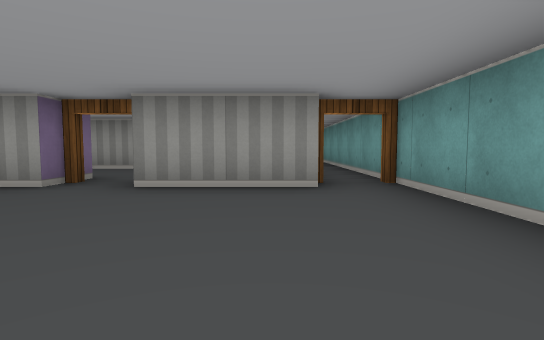
view 1 (above)

19 first-person views from a walk through a cub3D level. The camera is about half as high as the walls, tilts 4° down and sees 80° across. The floor is counted in squares. Each view is taken from the middle of a square. On the plan, view 1 faces up. The plan holds only what a view shows up to about 9 squares ahead; the rest is blank.

view 2
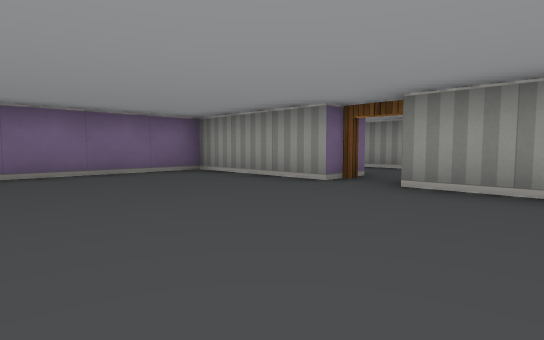

view 3
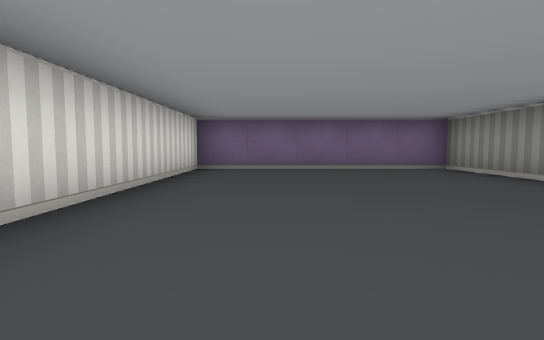

view 4
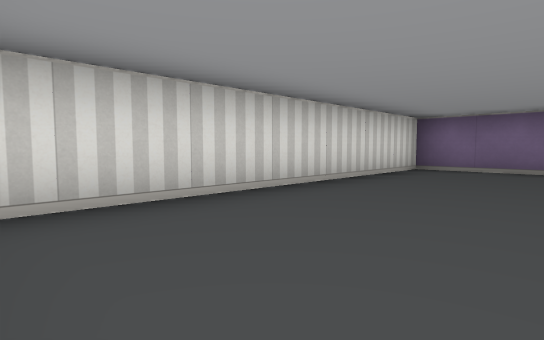

view 5
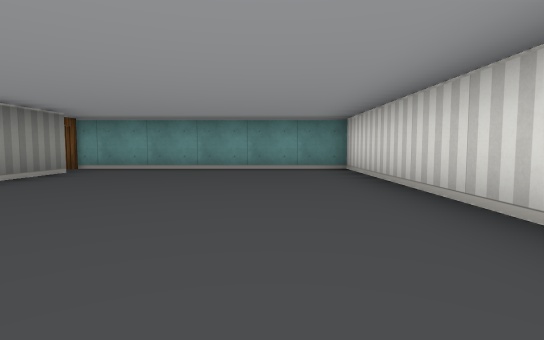

view 6
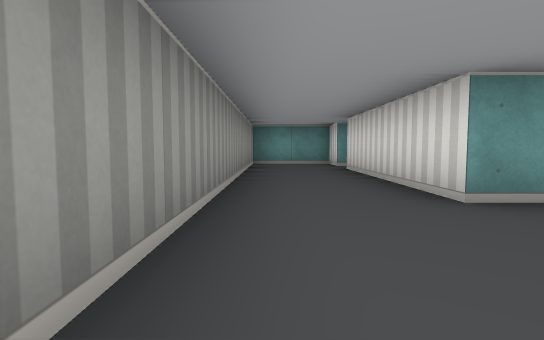

view 7
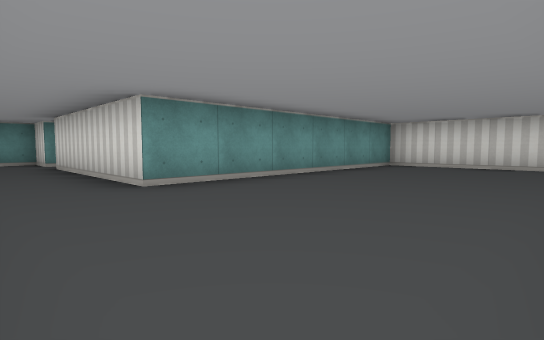

view 8
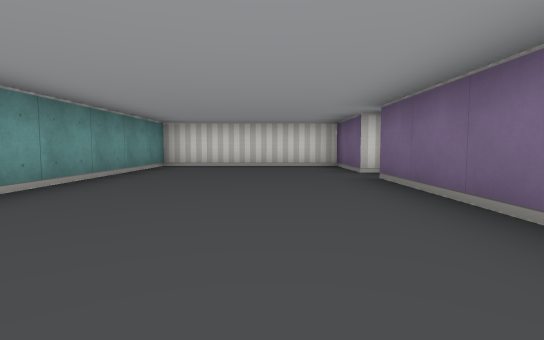

view 9
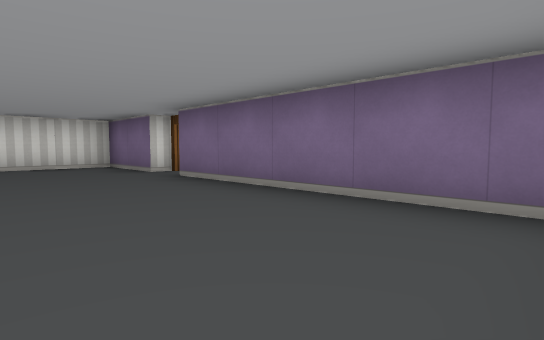

view 10
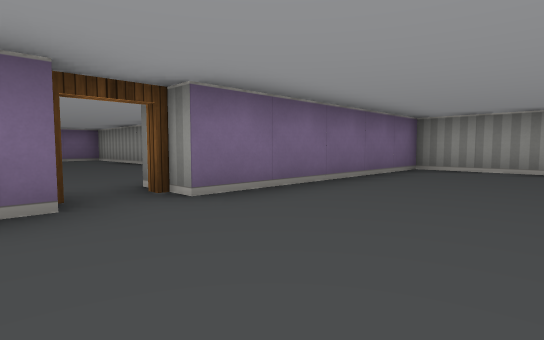

view 11
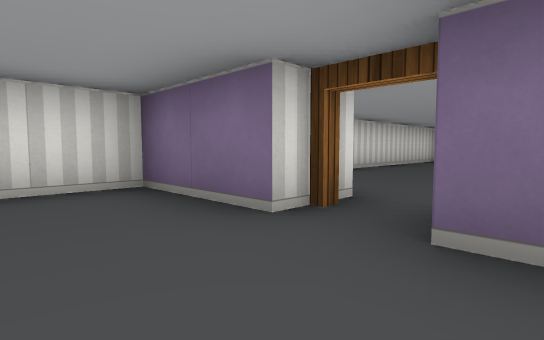

view 12
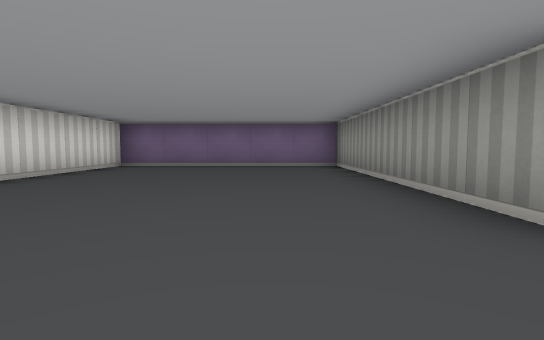

view 13
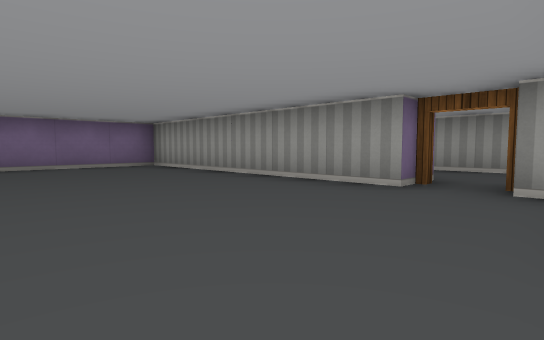

view 14
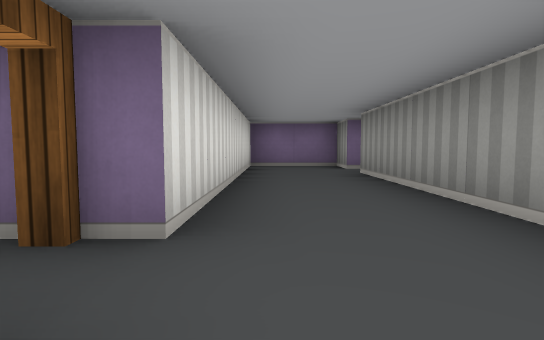

view 15
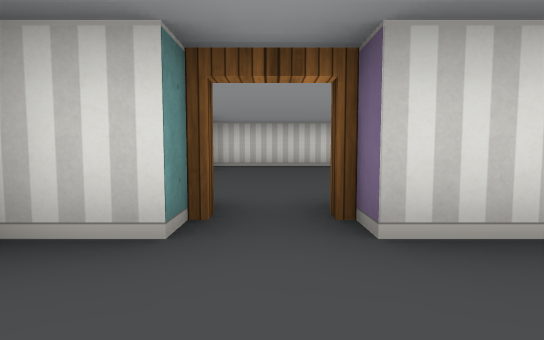

view 16
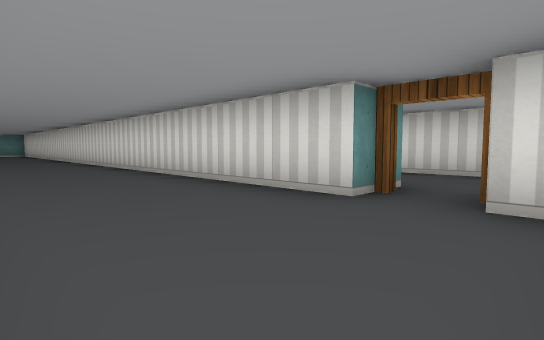

view 17
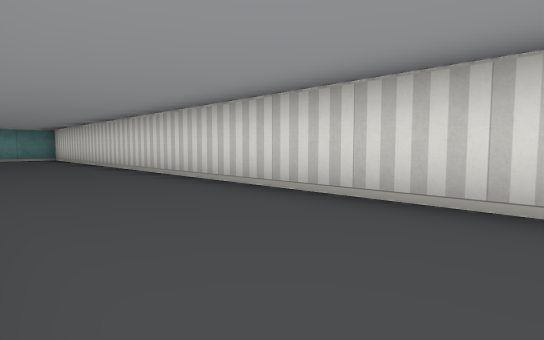

view 18
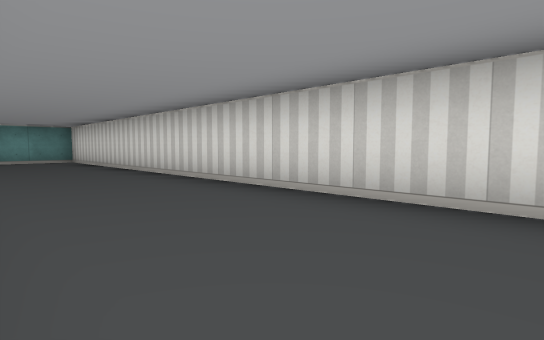

view 19
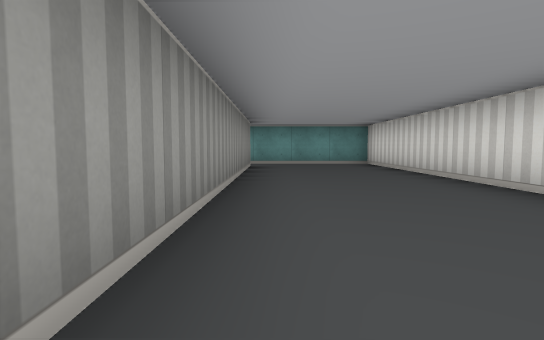

### Floor plan
Points are (right, up) in squares from view 1. A wall is a line through its corners. A room is listed if a view was taken in it or the views show most of it. See-through windows are left out.
Room 1 (views 1, 2, 3, 4, 5)
walls: (-2.5, 3.5) (-5.5, 3.5) (-5.5, -1.5) (1.5, -1.5) (1.5, 3.9); (0.6, 3.5) (-1.5, 3.5)
ways out: open door at (-2, 4) to room 2; open door at (1, 4)
Room 2 (views 6, 7, 8, 9, 10, 11)
walls: (-10.5, 0.5) (-10.5, -1.5) (-6.5, -1.5) (-6.5, 4.5) (-2.5, 4.5); (-1.5, 4.5) (-0.5, 4.5) (-0.5, 6.5) (-10.5, 6.5) (-10.5, 1.5)
ways out: open door at (-2, 4) to room 1; open door at (-11, 1) to room 3
Room 3 (views 12, 13)
walls: (-13.5, 3.5) (-19.5, 3.5) (-19.5, -1.5) (-11.6, -1.5)
ways out: open door at (-11, 1) to room 2; open door at (-13, 4) to room 4
Room 4 (views 14, 15)
walls: (-18.5, 6.5) (-19.5, 6.5) (-19.5, 4.5) (-13.5, 4.5); (-13, 6.5) (-17.5, 6.5); (-12.5, 4.5) (-11.6, 4.5)
ways out: open door at (-13, 4) to room 3; open door at (-18, 7) to room 5
Room 5 (views 16, 17, 18, 19)
walls: (-17.5, 7.5) (-0.5, 7.5) (-0.5, 10.6); (-1.5, 10.5) (-8.5, 10.5)
ways out: open door at (-18, 7) to room 4; open door at (-1, 11)

Where each view was taken, in squares from view 1:
view 1: 0 up, 0 right, facing up
view 2: 0 up, 0 right, facing up-left
view 3: 0 up, 1 right, facing left
view 4: 1 up, 1 right, facing down-left
view 5: 0 up, 5 left, facing right
view 6: 6 up, 9 left, facing right
view 7: 6 up, 10 left, facing down-right
view 8: 6 up, 9 left, facing down
view 9: 6 up, 8 left, facing down-left
view 10: 0 up, 8 left, facing up-left
view 11: 2 up, 9 left, facing down-left
view 12: 2 up, 12 left, facing left
view 13: 0 up, 12 left, facing up-left
view 14: 5 up, 12 left, facing left
view 15: 6 up, 13 left, facing down
view 16: 10 up, 19 left, facing down-right
view 17: 10 up, 13 left, facing down-right
view 18: 10 up, 11 left, facing down-right
view 19: 10 up, 9 left, facing right
